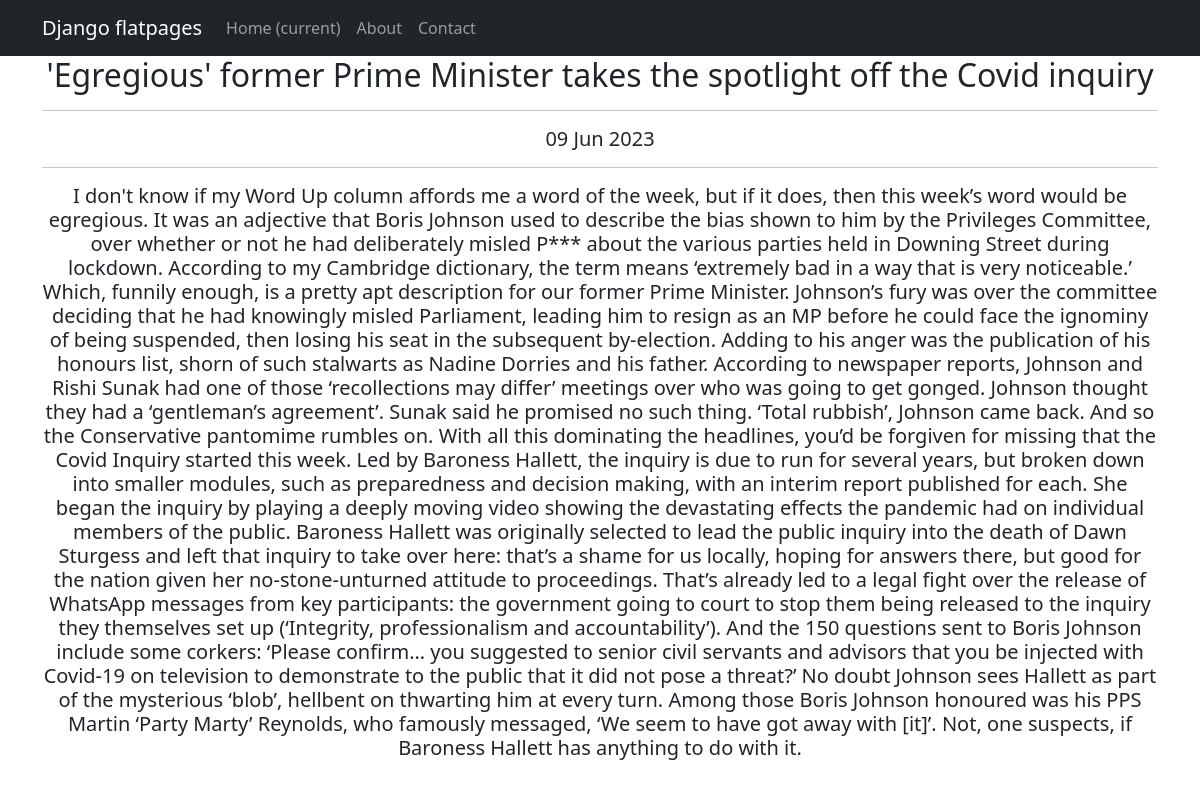
Screenshot of /news/1 with the database file from the repository.
### news/models.py (models this page shows, shortened)
class Post(models.Model):
    TYPES = [
        ('AR', 'article'),
        ('NS', 'news'),
    ]
    author = models.ForeignKey(Author, on_delete=models.CASCADE,)# onetomany(Author)
    type_post = models.CharField(max_length=2, choices=TYPES, default='AR')# article or news
    datetime_post_creation = models.DateTimeField(auto_now_add=True)# datetime of creation
    category = models.ManyToManyField(Category, through='PostCategory')# manytomany (Category, PostCategory)
    title_post = models.CharField(max_length=128)# title
    text_post = models.TextField()
    rating_post = models.SmallIntegerField(default=0)

### news/views.py (the view)
# urls.py: path('news/<int:pk>', BreakingNews.as_view()),
class BreakingNews(DetailView):
    model = Post
    template_name = 'breaking_news.html'
    context_object_name = 'breaking_news'

### news/templatetags/custom_filters.py (called while the page is built)
@register.filter()
def censor(text):
    text = text.split()
    for i, word in enumerate(text):
        if word in unwanted_words:
            text[i] = word[0] + '***'
    return ' '.join(text)

### templates/breaking_news.html (shortened to what this page needs)
{% extends 'flatpages/default.html' %}
{% load custom_filters %}
{% block content %}
<h2> {{breaking_news.title_post|censor}}</h2>
<hr>
<h5> {{breaking_news.datetime_post_creation|date:'d M Y'}}</h5>
<hr>
<h5> {{breaking_news.text_post|censor}}</h5>
{% endblock content %}

### rows the page displays
Post: title_post|censor "'Egregious' former Prime Minister takes the spotlight off the Covid inquiry", datetime_post_creation "09 Jun 2023", text_post|censor "I don't know if my Word Up column affords me a word of the week, but if it does, then this week’s word would be egregious. It was an adjective that Boris Johnson used to describe the bias shown to him by the Privileges Committee, over whether or not he had deliberately misled P*** about the various parties held in Downing Street during lockdown. According to my Cambridge dictionary, the term means ‘extremely bad in a way that is very noticeable.’ Which, funnily enough, is a pretty apt description for our former Prime Minister. Johnson’s fury was over the committee deciding that he had knowingly misled Parliament, leading him to resign as an MP before he could face the ignominy of being…"
